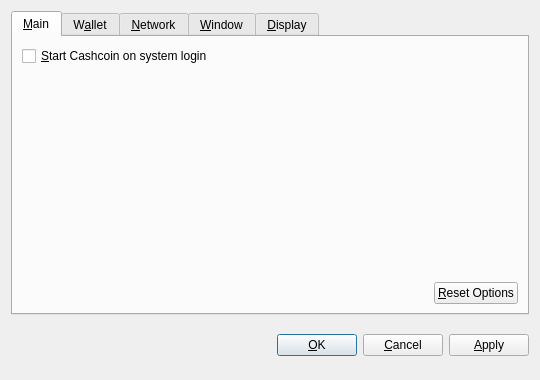
<?xml version="1.0" encoding="UTF-8"?>
<ui version="4.0">
 <class>OptionsDialog</class>
 <widget class="QDialog" name="OptionsDialog">
  <property name="geometry">
   <rect>
    <x>0</x>
    <y>0</y>
    <width>540</width>
    <height>380</height>
   </rect>
  </property>
  <property name="windowTitle">
   <string>Options</string>
  </property>
  <property name="modal">
   <bool>true</bool>
  </property>
  <layout class="QVBoxLayout" name="verticalLayout">
   <item>
    <widget class="QTabWidget" name="tabWidget">
     <property name="tabPosition">
      <enum>QTabWidget::North</enum>
     </property>
     <property name="currentIndex">
      <number>0</number>
     </property>
     <widget class="QWidget" name="tabMain">
      <attribute name="title">
       <string>&amp;Main</string>
      </attribute>
      <layout class="QVBoxLayout" name="verticalLayout_Main">
       <item>
        <widget class="QCheckBox" name="bitcoinAtStartup">
         <property name="toolTip">
          <string>Automatically start Cashcoin after logging in to the system.</string>
         </property>
         <property name="text">
          <string>&amp;Start Cashcoin on system login</string>
         </property>
        </widget>
       </item>
       <item>
        <spacer name="verticalSpacer_Main">
         <property name="orientation">
          <enum>Qt::Vertical</enum>
         </property>
         <property name="sizeHint" stdset="0">
          <size>
           <width>20</width>
           <height>40</height>
          </size>
         </property>
        </spacer>
       </item>
       <item>
        <layout class="QHBoxLayout" name="horizontalLayout_2_Main">
         <item>
          <spacer name="horizontalSpacer_2_Main">
           <property name="orientation">
            <enum>Qt::Horizontal</enum>
           </property>
           <property name="sizeHint" stdset="0">
            <size>
             <width>40</width>
             <height>20</height>
            </size>
           </property>
          </spacer>
         </item>
         <item>
          <widget class="QPushButton" name="resetButton">
           <property name="toolTip">
            <string>Reset all client options to default.</string>
           </property>
           <property name="text">
            <string>&amp;Reset Options</string>
           </property>
           <property name="autoDefault">
            <bool>false</bool>
           </property>
          </widget>
         </item>
        </layout>
       </item>
      </layout>
     </widget>
     <widget class="QWidget" name="tabWallet">
      <attribute name="title">
       <string>W&amp;allet</string>
      </attribute>
      <layout class="QVBoxLayout" name="verticalLayout_Network">
       <item>
        <widget class="QLabel" name="transactionFeeInfoLabel">
         <property name="text">
          <string>Optional transaction fee per kB that helps make sure your transactions are processed quickly. Most transactions are 1 kB.</string>
         </property>
         <property name="textFormat">
          <enum>Qt::PlainText</enum>
         </property>
         <property name="wordWrap">
          <bool>true</bool>
         </property>
        </widget>
       </item>
       <item>
        <layout class="QHBoxLayout" name="horizontalLayout_1_Main">
         <item>
          <widget class="QLabel" name="transactionFeeLabel">
           <property name="text">
            <string>Pay transaction &amp;fee</string>
           </property>
           <property name="textFormat">
            <enum>Qt::PlainText</enum>
           </property>
           <property name="buddy">
            <cstring>transactionFee</cstring>
           </property>
          </widget>
         </item>
         <item>
          <widget class="BitcoinAmountField" name="transactionFee"/>
         </item>
         <item>
          <spacer name="horizontalSpacer_1_Main">
           <property name="orientation">
            <enum>Qt::Horizontal</enum>
           </property>
           <property name="sizeHint" stdset="0">
            <size>
             <width>40</width>
             <height>20</height>
            </size>
           </property>
          </spacer>
         </item>
        </layout>
       </item>
       <item>
        <widget class="QLabel" name="label">
         <property name="text">
          <string>If you disable the spending of unconfirmed change, the change from a transaction cannot be used until that transaction has at least one confirmation. This also affects how your balance is computed.</string>
         </property>
         <property name="wordWrap">
          <bool>true</bool>
         </property>
        </widget>
       </item>
       <item>
        <widget class="QCheckBox" name="spendZeroConfChange">
         <property name="text">
          <string>Spend unconfirmed change  (experts only)</string>
         </property>
        </widget>
       </item>
       <item>
        <spacer name="verticalSpacer">
         <property name="orientation">
          <enum>Qt::Vertical</enum>
         </property>
         <property name="sizeHint" stdset="0">
          <size>
           <width>20</width>
           <height>40</height>
          </size>
         </property>
        </spacer>
       </item>
      </layout>
     </widget>
     <widget class="QWidget" name="tabNetwork">
      <attribute name="title">
       <string>&amp;Network</string>
      </attribute>
      <layout class="QVBoxLayout" name="verticalLayout_Network">
       <item>
        <widget class="QCheckBox" name="mapPortUpnp">
         <property name="toolTip">
          <string>Automatically open the Cashcoin client port on the router. This only works when your router supports UPnP and it is enabled.</string>
         </property>
         <property name="text">
          <string>Map port using &amp;UPnP</string>
         </property>
        </widget>
       </item>
       <item>
        <widget class="QCheckBox" name="connectSocks">
         <property name="toolTip">
          <string>Connect to the Cashcoin network through a SOCKS proxy (e.g. when connecting through Tor).</string>
         </property>
         <property name="text">
          <string>&amp;Connect through SOCKS proxy:</string>
         </property>
        </widget>
       </item>
       <item>
        <layout class="QHBoxLayout" name="horizontalLayout_Network">
         <item>
          <widget class="QLabel" name="proxyIpLabel">
           <property name="text">
            <string>Proxy &amp;IP:</string>
           </property>
           <property name="textFormat">
            <enum>Qt::PlainText</enum>
           </property>
           <property name="buddy">
            <cstring>proxyIp</cstring>
           </property>
          </widget>
         </item>
         <item>
          <widget class="QValidatedLineEdit" name="proxyIp">
           <property name="maximumSize">
            <size>
             <width>140</width>
             <height>16777215</height>
            </size>
           </property>
           <property name="toolTip">
            <string>IP address of the proxy (e.g. 127.0.0.1)</string>
           </property>
          </widget>
         </item>
         <item>
          <widget class="QLabel" name="proxyPortLabel">
           <property name="text">
            <string>&amp;Port:</string>
           </property>
           <property name="textFormat">
            <enum>Qt::PlainText</enum>
           </property>
           <property name="buddy">
            <cstring>proxyPort</cstring>
           </property>
          </widget>
         </item>
         <item>
          <widget class="QLineEdit" name="proxyPort">
           <property name="maximumSize">
            <size>
             <width>55</width>
             <height>16777215</height>
            </size>
           </property>
           <property name="toolTip">
            <string>Port of the proxy (e.g. 9050)</string>
           </property>
          </widget>
         </item>
         <item>
          <widget class="QLabel" name="socksVersionLabel">
           <property name="text">
            <string>SOCKS &amp;Version:</string>
           </property>
           <property name="textFormat">
            <enum>Qt::PlainText</enum>
           </property>
           <property name="buddy">
            <cstring>socksVersion</cstring>
           </property>
          </widget>
         </item>
         <item>
          <widget class="QValueComboBox" name="socksVersion">
           <property name="toolTip">
            <string>SOCKS version of the proxy (e.g. 5)</string>
           </property>
          </widget>
         </item>
         <item>
          <spacer name="horizontalSpacer_Network">
           <property name="orientation">
            <enum>Qt::Horizontal</enum>
           </property>
           <property name="sizeHint" stdset="0">
            <size>
             <width>40</width>
             <height>20</height>
            </size>
           </property>
          </spacer>
         </item>
        </layout>
       </item>
       <item>
        <spacer name="verticalSpacer_Network">
         <property name="orientation">
          <enum>Qt::Vertical</enum>
         </property>
         <property name="sizeHint" stdset="0">
          <size>
           <width>20</width>
           <height>40</height>
          </size>
         </property>
        </spacer>
       </item>
      </layout>
     </widget>
     <widget class="QWidget" name="tabWindow">
      <attribute name="title">
       <string>&amp;Window</string>
      </attribute>
      <layout class="QVBoxLayout" name="verticalLayout_Window">
       <item>
        <widget class="QCheckBox" name="minimizeToTray">
         <property name="toolTip">
          <string>Show only a tray icon after minimizing the window.</string>
         </property>
         <property name="text">
          <string>&amp;Minimize to the tray instead of the taskbar</string>
         </property>
        </widget>
       </item>
       <item>
        <widget class="QCheckBox" name="minimizeOnClose">
         <property name="toolTip">
          <string>Minimize instead of exit the application when the window is closed. When this option is enabled, the application will be closed only after selecting Quit in the menu.</string>
         </property>
         <property name="text">
          <string>M&amp;inimize on close</string>
         </property>
        </widget>
       </item>
       <item>
        <spacer name="verticalSpacer_Window">
         <property name="orientation">
          <enum>Qt::Vertical</enum>
         </property>
         <property name="sizeHint" stdset="0">
          <size>
           <width>20</width>
           <height>40</height>
          </size>
         </property>
        </spacer>
       </item>
      </layout>
     </widget>
     <widget class="QWidget" name="tabDisplay">
      <attribute name="title">
       <string>&amp;Display</string>
      </attribute>
      <layout class="QVBoxLayout" name="verticalLayout_Display">
       <item>
        <layout class="QHBoxLayout" name="horizontalLayout_1_Display">
         <item>
          <widget class="QLabel" name="langLabel">
           <property name="text">
            <string>User Interface &amp;language:</string>
           </property>
           <property name="textFormat">
            <enum>Qt::PlainText</enum>
           </property>
           <property name="buddy">
            <cstring>lang</cstring>
           </property>
          </widget>
         </item>
         <item>
          <widget class="QValueComboBox" name="lang">
           <property name="toolTip">
            <string>The user interface language can be set here. This setting will take effect after restarting Cashcoin.</string>
           </property>
          </widget>
         </item>
        </layout>
       </item>
       <item>
        <layout class="QHBoxLayout" name="horizontalLayout_2_Display">
         <item>
          <widget class="QLabel" name="unitLabel">
           <property name="text">
            <string>&amp;Unit to show amounts in:</string>
           </property>
           <property name="textFormat">
            <enum>Qt::PlainText</enum>
           </property>
           <property name="buddy">
            <cstring>unit</cstring>
           </property>
          </widget>
         </item>
         <item>
          <widget class="QValueComboBox" name="unit">
           <property name="toolTip">
            <string>Choose the default subdivision unit to show in the interface and when sending coins.</string>
           </property>
          </widget>
         </item>
        </layout>
       </item>
       <item>
        <widget class="QCheckBox" name="displayAddresses">
         <property name="toolTip">
          <string>Whether to show Cashcoin addresses in the transaction list or not.</string>
         </property>
         <property name="text">
          <string>&amp;Display addresses in transaction list</string>
         </property>
        </widget>
       </item>
       <item>
        <widget class="QCheckBox" name="coinControlFeatures">
         <property name="toolTip">
          <string>Whether to show coin control features or not.</string>
         </property>
         <property name="text">
          <string>Display coin &amp;control features (experts only!)</string>
         </property>
        </widget>
       </item>
       <item>
        <spacer name="verticalSpacer_Display">
         <property name="orientation">
          <enum>Qt::Vertical</enum>
         </property>
         <property name="sizeHint" stdset="0">
          <size>
           <width>20</width>
           <height>40</height>
          </size>
         </property>
        </spacer>
       </item>
      </layout>
     </widget>
    </widget>
   </item>
   <item>
    <layout class="QHBoxLayout" name="horizontalLayout_Buttons">
     <item>
      <spacer name="horizontalSpacer_1">
       <property name="orientation">
        <enum>Qt::Horizontal</enum>
       </property>
       <property name="sizeHint" stdset="0">
        <size>
         <width>40</width>
         <height>48</height>
        </size>
       </property>
      </spacer>
     </item>
     <item>
      <widget class="QLabel" name="statusLabel">
       <property name="font">
        <font>
         <weight>75</weight>
         <bold>true</bold>
        </font>
       </property>
       <property name="text">
        <string/>
       </property>
       <property name="textFormat">
        <enum>Qt::PlainText</enum>
       </property>
       <property name="wordWrap">
        <bool>true</bool>
       </property>
      </widget>
     </item>
     <item>
      <spacer name="horizontalSpacer_2">
       <property name="orientation">
        <enum>Qt::Horizontal</enum>
       </property>
       <property name="sizeHint" stdset="0">
        <size>
         <width>40</width>
         <height>48</height>
        </size>
       </property>
      </spacer>
     </item>
     <item>
      <widget class="QPushButton" name="okButton">
       <property name="text">
        <string>&amp;OK</string>
       </property>
      </widget>
     </item>
     <item>
      <widget class="QPushButton" name="cancelButton">
       <property name="text">
        <string>&amp;Cancel</string>
       </property>
       <property name="autoDefault">
        <bool>false</bool>
       </property>
      </widget>
     </item>
     <item>
      <widget class="QPushButton" name="applyButton">
       <property name="text">
        <string>&amp;Apply</string>
       </property>
       <property name="autoDefault">
        <bool>false</bool>
       </property>
      </widget>
     </item>
    </layout>
   </item>
  </layout>
 </widget>
 <customwidgets>
  <customwidget>
   <class>BitcoinAmountField</class>
   <extends>QSpinBox</extends>
   <header>bitcoinamountfield.h</header>
  </customwidget>
  <customwidget>
   <class>QValueComboBox</class>
   <extends>QComboBox</extends>
   <header>qvaluecombobox.h</header>
  </customwidget>
  <customwidget>
   <class>QValidatedLineEdit</class>
   <extends>QLineEdit</extends>
   <header>qvalidatedlineedit.h</header>
  </customwidget>
 </customwidgets>
 <resources/>
 <connections/>
</ui>
